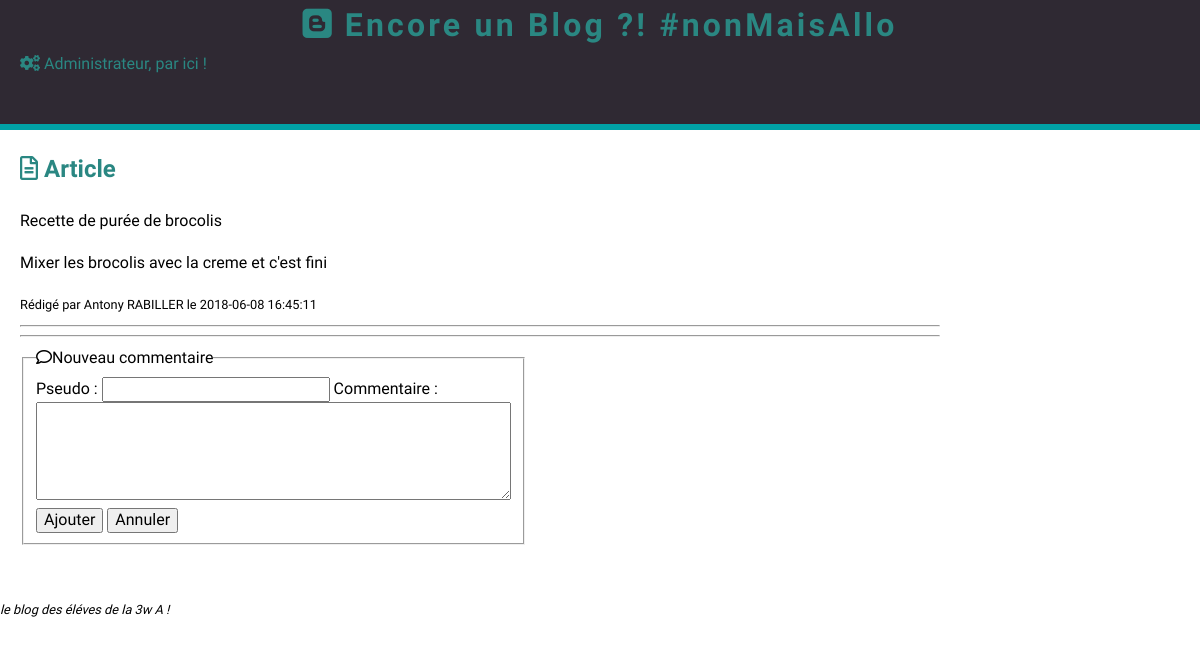
/show_post.php?articleid=2, run on the app's committed database.
### tables this page shows
CREATE TABLE `article` (
  `id` int(11) NOT NULL,
  `author` int(11) NOT NULL,
  `created_at` datetime NOT NULL,
  `update_at` datetime NOT NULL,
  `title` varchar(255) NOT NULL,
  `content` text NOT NULL,
  `category_id` int(11) NOT NULL
);

CREATE TABLE `author` (
  `id` int(11) NOT NULL,
  `firstname` varchar(255) NOT NULL,
  `lastname` varchar(255) NOT NULL,
  `email` varchar(255) NOT NULL,
  `password` varchar(255) NOT NULL
);

### public/show_post.php (called while the page is built, shortened)
<?php
include '../services/functions.php';
$article = getArticleById( $_GET['articleid'] );
include "../views/show_post.phtml";

### services/functions.php (called while the page is built, shortened)
<?php
function getDb (){
	$user = 'root';
	$password = 'troiswa';
	$db =new PDO(
		'mysql:host=localhost;dbname=blog',
		$user,
		$password,
		array(PDO::ATTR_ERRMODE => PDO::ERRMODE_WARNING)
		);
	$db->exec('SET NAMES UTF8');
	return $db;
}
function getArticleById($id){
	$db = getDb();
	$sql = "SELECT
		article.id AS articleid,
		article.created_at,
		article.update_at,
		article.title,
		article.content,
		article.category_id,
		author.id AS authorid,
		author.firstname,
		author.lastname
		FROM article
		JOIN author ON author.id = article.author
        WHERE article.id = '$id'";
	$statement = $db->prepare($sql);
	$statement->execute();
	$article = $statement->fetch(\PDO::FETCH_ASSOC);
	return $article;
}

### views/show_post.phtml (the view)
<?php
include 'header.phtml';
?>
<main class="container">
	<h2><i class="far fa-file-alt"></i> Article</h2>
	<div class="article">
		<p class="title"><?= $article["title"] ?></p>
		<p class="content"><?= $article["content"] ?></p>
		<small> Rédigé par <?= $article["firstname"] ?> <?= $article["lastname"] ?> le <?= $article["created_at"] ?>  </small>
	</div>
	<hr>
	<hr>
	<fieldset>
		<legend><i class="far fa-comment"></i> Nouveau commentaire</legend>
		<label for="pseudo">Pseudo : </label>
		<input type="text" name="pseudo" id="pseudo">
		<label for="commentaire">Commentaire : </label>
		<textarea id="commentaire" cols="50" rows="5"></textarea>
		<button id="ajouter">Ajouter</button>
		<button id="annuler">Annuler</button>
	</fieldset>
</main>
<?php
include 'footer.phtml';
?>

### css/main.css (style rules this page uses)
html { font-size: 62.5%; }
* { box-sizing: border-box; }
body { font-family: 'Dosis', sans-serif; font-weight: normal; margin: 0 auto; line-height: 1.6; font-size: 1.6rem; }
.container { width: 80%; padding: 0 20px; }
h3,h2 { color: #2a8782; }
fieldset { width : 500px; }

### data on the page
article: title "Recette de purée de brocolis", content "Mixer les brocolis avec la creme et c'est fini", author.firstname "Antony", author.lastname "RABILLER", created_at "2018-06-08 16:45:11"
